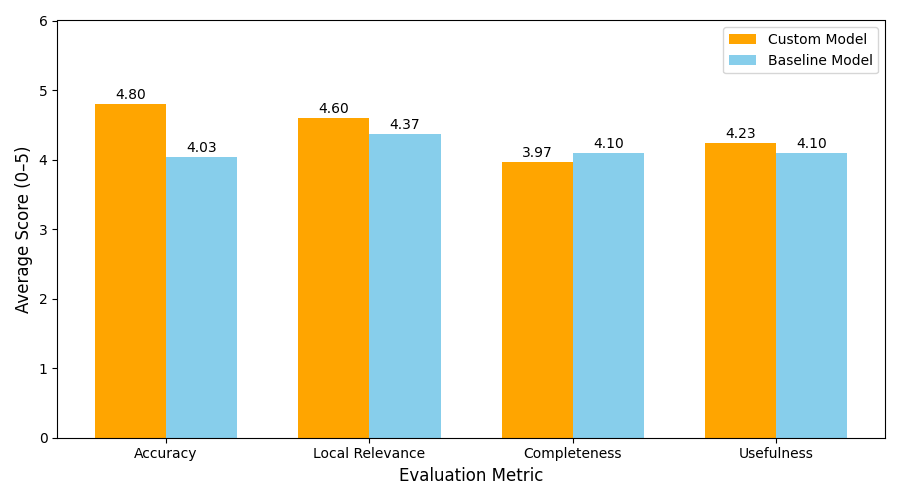

This chart was generated by the following Python code:
import matplotlib.pyplot as plt
import numpy as np

# Data
metrics = ['Accuracy', 'Local Relevance', 'Completeness', 'Usefulness']
custom = [4.8, 4.6, 3.966666667, 4.233333333]
baseline = [4.033333333, 4.366666667, 4.1, 4.1]

# X positions for bars
x = np.arange(len(metrics))
width = 0.35  # Width of the bars

# Create the figure and axes
fig, ax = plt.subplots(figsize=(9, 5))

# Bars for each model
bars1 = ax.bar(x - width/2, custom, width, label='Custom Model', color='orange')
bars2 = ax.bar(x + width/2, baseline, width, label='Baseline Model', color='skyblue')

# Add labels and title
ax.set_ylabel('Average Score (0–5)', fontsize=12)
ax.set_xlabel('Evaluation Metric', fontsize=12)
#ax.set_title('Comparison of Custom vs Baseline Model Evaluation Scores', fontsize=15, weight='bold')
ax.set_xticks(x)
ax.set_xticklabels(metrics)
ax.legend()

# Annotate bars with values
for bars in [bars1, bars2]:
    for bar in bars:
        height = bar.get_height()
        ax.text(bar.get_x() + bar.get_width()/2, height + 0.03, f'{height:.2f}', 
                ha='center', va='bottom', fontsize=10)

# Set y-axis limit for cleaner spacing
ax.set_ylim(0, 6)

# Improve layout
plt.tight_layout()
plt.show()
